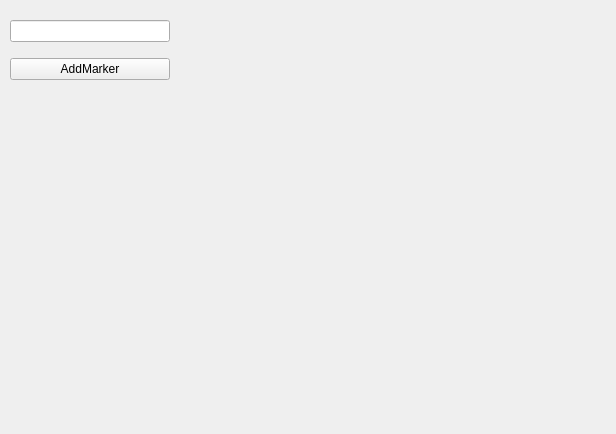
<?xml version="1.0" encoding="UTF-8"?>
<ui version="4.0">
 <class>DebugForm</class>
 <widget class="QWidget" name="DebugForm">
  <property name="geometry">
   <rect>
    <x>0</x>
    <y>0</y>
    <width>616</width>
    <height>434</height>
   </rect>
  </property>
  <property name="windowTitle">
   <string>Form</string>
  </property>
  <widget class="QWidget" name="verticalLayoutWidget">
   <property name="geometry">
    <rect>
     <x>10</x>
     <y>10</y>
     <width>160</width>
     <height>80</height>
    </rect>
   </property>
   <layout class="QVBoxLayout" name="verticalLayout">
    <item>
     <widget class="QLineEdit" name="lineMarker"/>
    </item>
    <item>
     <widget class="QPushButton" name="butAddMarker">
      <property name="text">
       <string>AddMarker</string>
      </property>
     </widget>
    </item>
   </layout>
  </widget>
 </widget>
 <resources/>
 <connections/>
</ui>
